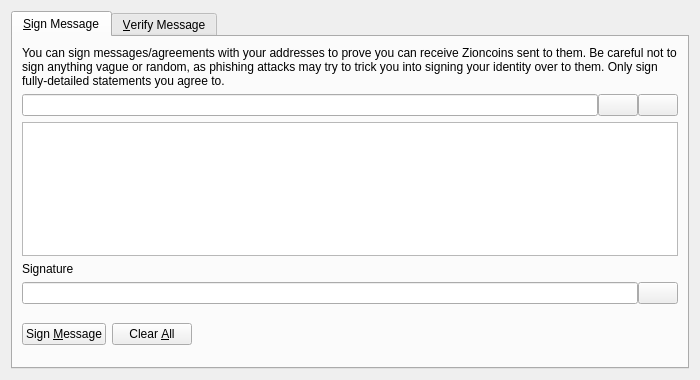
<?xml version="1.0" encoding="UTF-8"?>
<ui version="4.0">
 <class>SignVerifyMessageDialog</class>
 <widget class="QDialog" name="SignVerifyMessageDialog">
  <property name="geometry">
   <rect>
    <x>0</x>
    <y>0</y>
    <width>700</width>
    <height>380</height>
   </rect>
  </property>
  <property name="windowTitle">
   <string>Signatures - Sign / Verify a Message</string>
  </property>
  <property name="modal">
   <bool>true</bool>
  </property>
  <layout class="QVBoxLayout" name="verticalLayout">
   <item>
    <widget class="QTabWidget" name="tabWidget">
     <property name="currentIndex">
      <number>0</number>
     </property>
     <widget class="QWidget" name="tabSignMessage">
      <attribute name="title">
       <string>&amp;Sign Message</string>
      </attribute>
      <layout class="QVBoxLayout" name="verticalLayout_SM">
       <item>
        <widget class="QLabel" name="infoLabel_SM">
         <property name="text">
          <string>You can sign messages/agreements with your addresses to prove you can receive Zioncoins sent to them. Be careful not to sign anything vague or random, as phishing attacks may try to trick you into signing your identity over to them. Only sign fully-detailed statements you agree to.</string>
         </property>
         <property name="textFormat">
          <enum>Qt::PlainText</enum>
         </property>
         <property name="wordWrap">
          <bool>true</bool>
         </property>
        </widget>
       </item>
       <item>
        <layout class="QHBoxLayout" name="horizontalLayout_1_SM">
         <property name="spacing">
          <number>0</number>
         </property>
         <item>
          <widget class="QValidatedLineEdit" name="addressIn_SM">
           <property name="toolTip">
            <string>The Zioncoin address to sign the message with</string>
           </property>
          </widget>
         </item>
         <item>
          <widget class="QPushButton" name="addressBookButton_SM">
           <property name="toolTip">
            <string>Choose previously used address</string>
           </property>
           <property name="text">
            <string/>
           </property>
           <property name="shortcut">
            <string>Alt+A</string>
           </property>
           <property name="autoDefault">
            <bool>false</bool>
           </property>
          </widget>
         </item>
         <item>
          <widget class="QPushButton" name="pasteButton_SM">
           <property name="toolTip">
            <string>Paste address from clipboard</string>
           </property>
           <property name="text">
            <string/>
           </property>
           <property name="shortcut">
            <string>Alt+P</string>
           </property>
           <property name="autoDefault">
            <bool>false</bool>
           </property>
          </widget>
         </item>
        </layout>
       </item>
       <item>
        <widget class="QPlainTextEdit" name="messageIn_SM">
         <property name="toolTip">
          <string>Enter the message you want to sign here</string>
         </property>
        </widget>
       </item>
       <item>
        <widget class="QLabel" name="signatureLabel_SM">
         <property name="text">
          <string>Signature</string>
         </property>
         <property name="textFormat">
          <enum>Qt::PlainText</enum>
         </property>
        </widget>
       </item>
       <item>
        <layout class="QHBoxLayout" name="horizontalLayout_2_SM">
         <property name="spacing">
          <number>0</number>
         </property>
         <item>
          <widget class="QLineEdit" name="signatureOut_SM">
           <property name="font">
            <font>
             <italic>true</italic>
            </font>
           </property>
           <property name="readOnly">
            <bool>true</bool>
           </property>
          </widget>
         </item>
         <item>
          <widget class="QPushButton" name="copySignatureButton_SM">
           <property name="toolTip">
            <string>Copy the current signature to the system clipboard</string>
           </property>
           <property name="text">
            <string/>
           </property>
           <property name="autoDefault">
            <bool>false</bool>
           </property>
          </widget>
         </item>
        </layout>
       </item>
       <item>
        <layout class="QHBoxLayout" name="horizontalLayout_3_SM">
         <item>
          <widget class="QPushButton" name="signMessageButton_SM">
           <property name="toolTip">
            <string>Sign the message to prove you own this Zioncoin address</string>
           </property>
           <property name="text">
            <string>Sign &amp;Message</string>
           </property>
           <property name="autoDefault">
            <bool>false</bool>
           </property>
          </widget>
         </item>
         <item>
          <widget class="QPushButton" name="clearButton_SM">
           <property name="toolTip">
            <string>Reset all sign message fields</string>
           </property>
           <property name="text">
            <string>Clear &amp;All</string>
           </property>
           <property name="autoDefault">
            <bool>false</bool>
           </property>
          </widget>
         </item>
         <item>
          <spacer name="horizontalSpacer_1_SM">
           <property name="orientation">
            <enum>Qt::Horizontal</enum>
           </property>
           <property name="sizeHint" stdset="0">
            <size>
             <width>40</width>
             <height>48</height>
            </size>
           </property>
          </spacer>
         </item>
         <item>
          <widget class="QLabel" name="statusLabel_SM">
           <property name="font">
            <font>
             <weight>75</weight>
             <bold>true</bold>
            </font>
           </property>
           <property name="text">
            <string/>
           </property>
           <property name="wordWrap">
            <bool>true</bool>
           </property>
          </widget>
         </item>
         <item>
          <spacer name="horizontalSpacer_2_SM">
           <property name="orientation">
            <enum>Qt::Horizontal</enum>
           </property>
           <property name="sizeHint" stdset="0">
            <size>
             <width>40</width>
             <height>48</height>
            </size>
           </property>
          </spacer>
         </item>
        </layout>
       </item>
      </layout>
     </widget>
     <widget class="QWidget" name="tabVerifyMessage">
      <attribute name="title">
       <string>&amp;Verify Message</string>
      </attribute>
      <layout class="QVBoxLayout" name="verticalLayout_VM">
       <item>
        <widget class="QLabel" name="infoLabel_VM">
         <property name="text">
          <string>Enter the receiver's address, message (ensure you copy line breaks, spaces, tabs, etc. exactly) and signature below to verify the message. Be careful not to read more into the signature than what is in the signed message itself, to avoid being tricked by a man-in-the-middle attack. Note that this only proves the signing party receives with the address, it cannot prove sendership of any transaction!</string>
         </property>
         <property name="textFormat">
          <enum>Qt::PlainText</enum>
         </property>
         <property name="alignment">
          <set>Qt::AlignLeading|Qt::AlignLeft|Qt::AlignTop</set>
         </property>
         <property name="wordWrap">
          <bool>true</bool>
         </property>
        </widget>
       </item>
       <item>
        <layout class="QHBoxLayout" name="horizontalLayout_1_VM">
         <property name="spacing">
          <number>0</number>
         </property>
         <item>
          <widget class="QValidatedLineEdit" name="addressIn_VM">
           <property name="toolTip">
            <string>The Zioncoin address the message was signed with</string>
           </property>
          </widget>
         </item>
         <item>
          <widget class="QPushButton" name="addressBookButton_VM">
           <property name="toolTip">
            <string>Choose previously used address</string>
           </property>
           <property name="text">
            <string/>
           </property>
           <property name="shortcut">
            <string>Alt+A</string>
           </property>
           <property name="autoDefault">
            <bool>false</bool>
           </property>
          </widget>
         </item>
        </layout>
       </item>
       <item>
        <widget class="QPlainTextEdit" name="messageIn_VM"/>
       </item>
       <item>
        <widget class="QValidatedLineEdit" name="signatureIn_VM"/>
       </item>
       <item>
        <layout class="QHBoxLayout" name="horizontalLayout_2_VM">
         <item>
          <widget class="QPushButton" name="verifyMessageButton_VM">
           <property name="toolTip">
            <string>Verify the message to ensure it was signed with the specified Zioncoin address</string>
           </property>
           <property name="text">
            <string>Verify &amp;Message</string>
           </property>
           <property name="autoDefault">
            <bool>false</bool>
           </property>
          </widget>
         </item>
         <item>
          <widget class="QPushButton" name="clearButton_VM">
           <property name="toolTip">
            <string>Reset all verify message fields</string>
           </property>
           <property name="text">
            <string>Clear &amp;All</string>
           </property>
           <property name="autoDefault">
            <bool>false</bool>
           </property>
          </widget>
         </item>
         <item>
          <spacer name="horizontalSpacer_1_VM">
           <property name="orientation">
            <enum>Qt::Horizontal</enum>
           </property>
           <property name="sizeHint" stdset="0">
            <size>
             <width>40</width>
             <height>48</height>
            </size>
           </property>
          </spacer>
         </item>
         <item>
          <widget class="QLabel" name="statusLabel_VM">
           <property name="font">
            <font>
             <weight>75</weight>
             <bold>true</bold>
            </font>
           </property>
           <property name="text">
            <string/>
           </property>
           <property name="wordWrap">
            <bool>true</bool>
           </property>
          </widget>
         </item>
         <item>
          <spacer name="horizontalSpacer_2_VM">
           <property name="orientation">
            <enum>Qt::Horizontal</enum>
           </property>
           <property name="sizeHint" stdset="0">
            <size>
             <width>40</width>
             <height>48</height>
            </size>
           </property>
          </spacer>
         </item>
        </layout>
       </item>
      </layout>
     </widget>
    </widget>
   </item>
  </layout>
 </widget>
 <customwidgets>
  <customwidget>
   <class>QValidatedLineEdit</class>
   <extends>QLineEdit</extends>
   <header>qvalidatedlineedit.h</header>
  </customwidget>
 </customwidgets>
 <resources>
  <include location="../Zioncoin.qrc"/>
 </resources>
 <connections/>
</ui>
